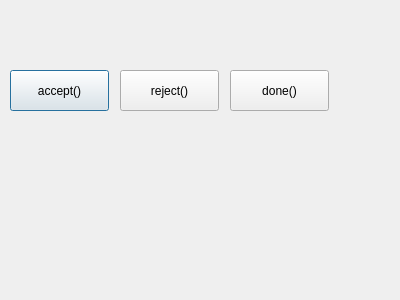
<?xml version="1.0" encoding="UTF-8"?>
<ui version="4.0">
 <class>MyDialog</class>
 <widget class="QDialog" name="MyDialog">
  <property name="geometry">
   <rect>
    <x>0</x>
    <y>0</y>
    <width>400</width>
    <height>300</height>
   </rect>
  </property>
  <property name="windowTitle">
   <string>Dialog</string>
  </property>
  <widget class="QPushButton" name="btnAccept">
   <property name="geometry">
    <rect>
     <x>10</x>
     <y>70</y>
     <width>99</width>
     <height>41</height>
    </rect>
   </property>
   <property name="text">
    <string>accept()</string>
   </property>
  </widget>
  <widget class="QPushButton" name="btnReject">
   <property name="geometry">
    <rect>
     <x>120</x>
     <y>70</y>
     <width>99</width>
     <height>41</height>
    </rect>
   </property>
   <property name="text">
    <string>reject()</string>
   </property>
  </widget>
  <widget class="QPushButton" name="btnDone">
   <property name="geometry">
    <rect>
     <x>230</x>
     <y>70</y>
     <width>99</width>
     <height>41</height>
    </rect>
   </property>
   <property name="text">
    <string>done()</string>
   </property>
  </widget>
 </widget>
 <resources/>
 <connections/>
</ui>
